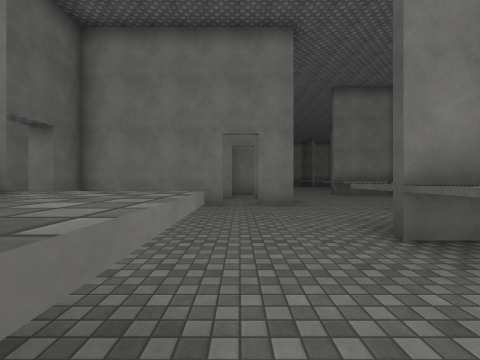
view 1 (above)

24 first-person views from a walk through a scene from a Unity 3-D project. The camera is 1.4 m above the floor, looks level and sees 90° across. The floor is counted in squares, 2 m on a side. Each view is taken from the middle of a square. On the plan, view 1 faces up. The plan holds only what a view shows up to about 9 squares ahead; the rest is blank. The place goes on beyond the plan. Surface patterns are stand-ins for the level's own textures.

view 2
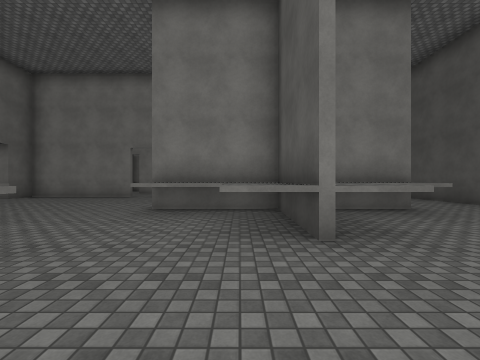

view 3
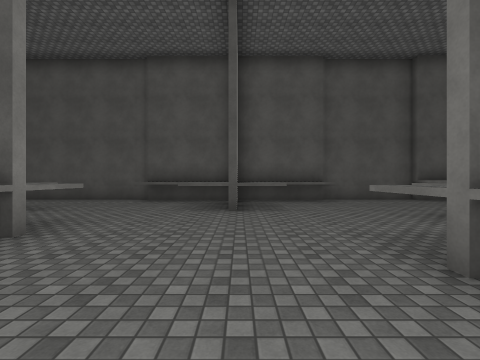

view 4
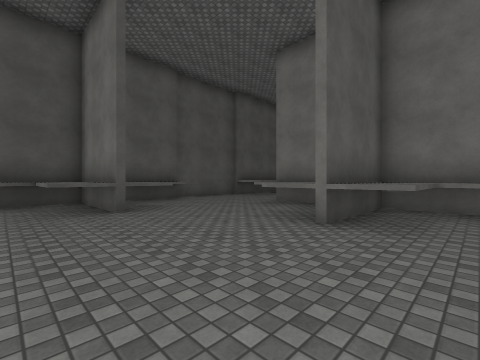

view 5
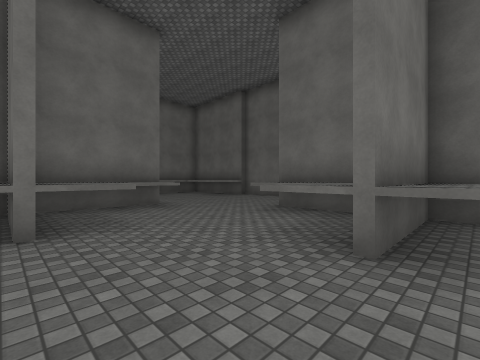

view 6
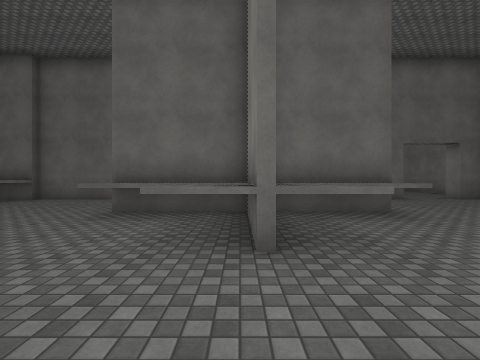

view 7
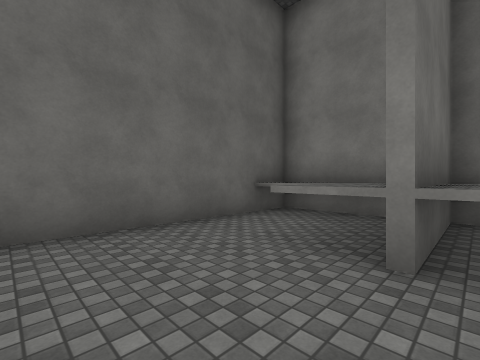

view 8
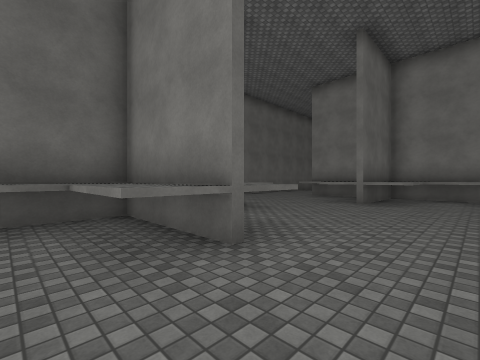

view 9
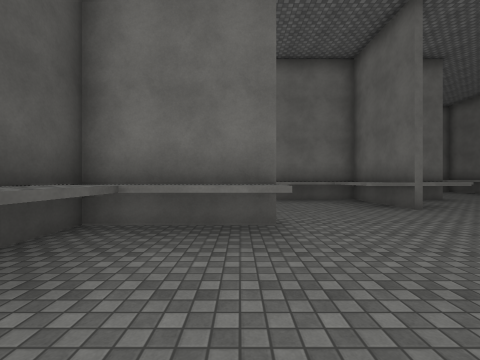

view 10
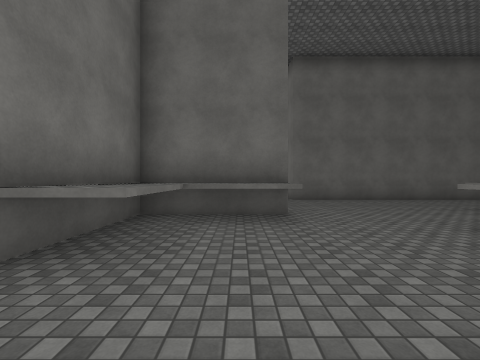

view 11
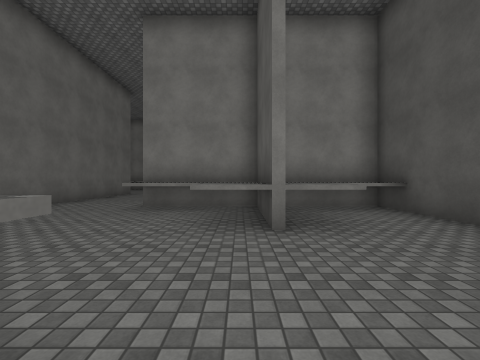

view 12
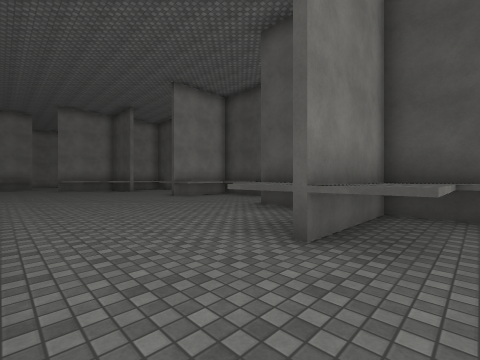

view 13
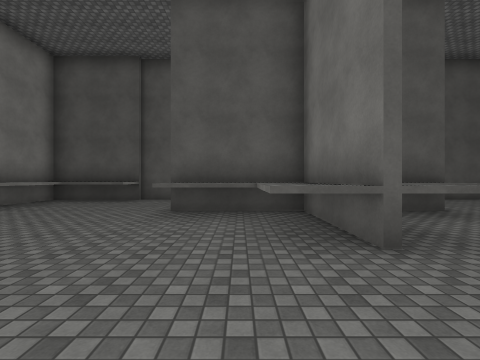

view 14
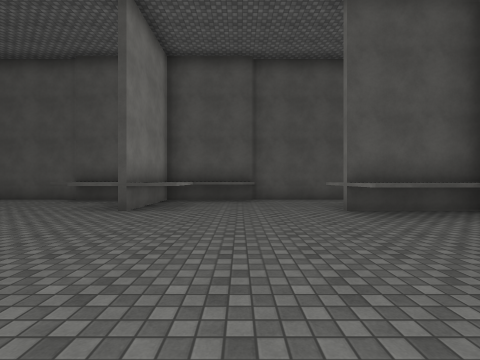

view 15
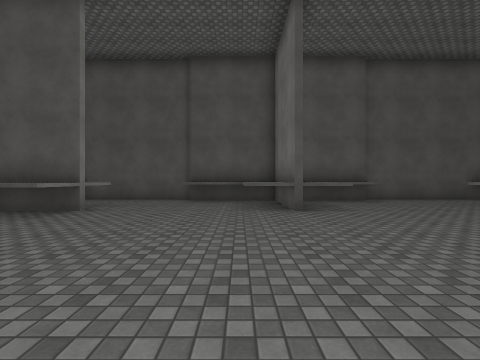

view 16
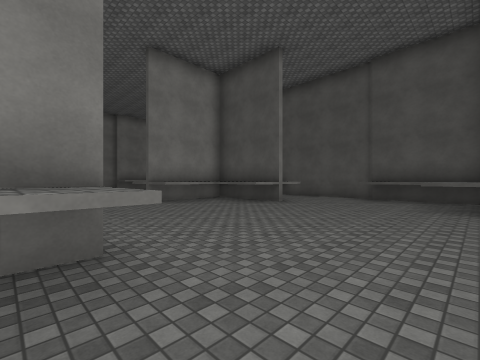

view 17
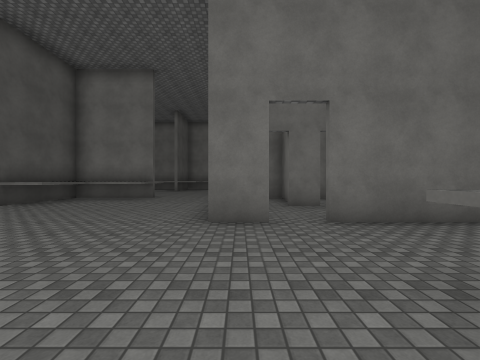

view 18
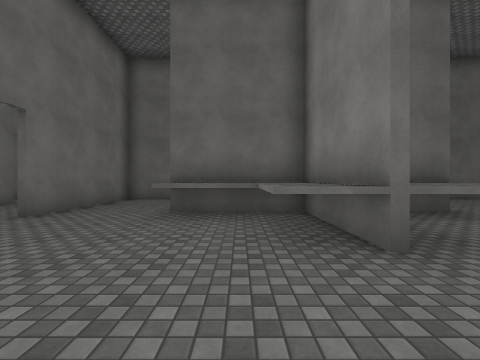

view 19
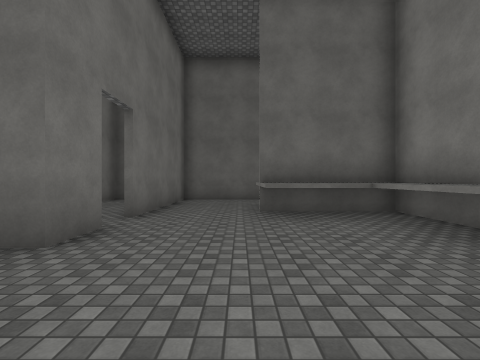

view 20
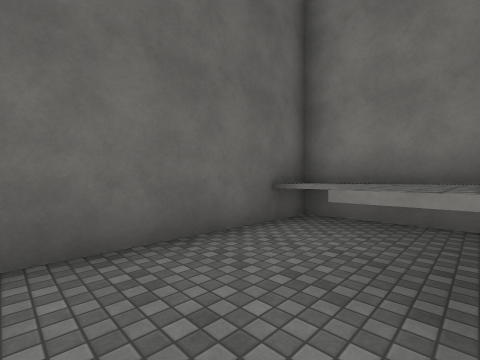

view 21
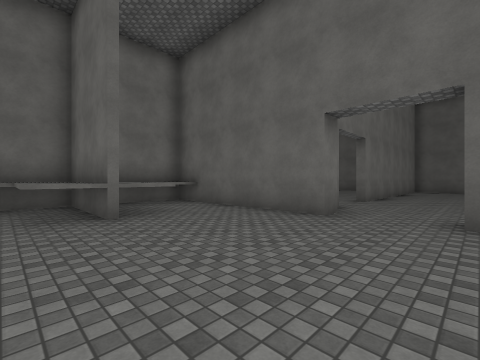

view 22
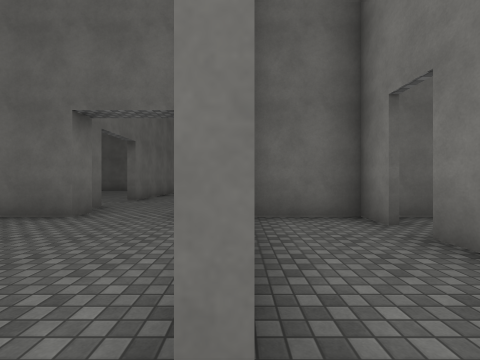

view 23
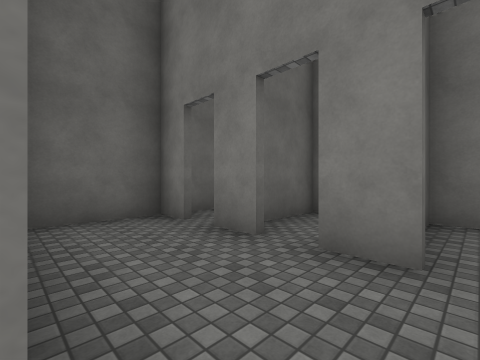

view 24
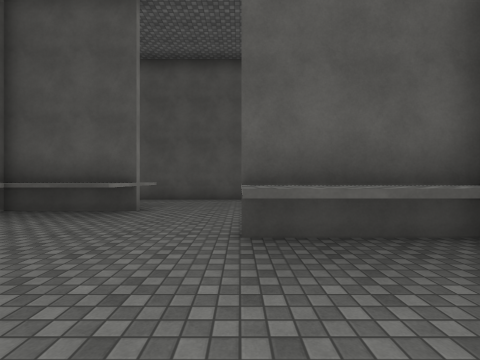

### Floor plan
Key: @ floor where view 1 was taken; # wall or solid block; . floor; ^ raised ledge.
Columns run from 11 left of view 1 to 11 right of it. Each row starts with its distance up from view 1.
 26               ....^^ .#
 25           ^. .....^^..#
 24            ...........#
 23       #^^^^^^.........#
 22       #^^^^^^........^^
 21       #..^^........^^ ^
 20       #..^^........^^^^
 19       #............^^ ^
 18       #..............^^
 17       #####..........^^
 16       # ....#.........#
 15       # ....#.........#
 14       #####.#.....^^..#
 13       # # #.#.....^^ .#
 12       # #####...^^^^  ^
 11       #####.#...^^^^^^^
 10       #####.#.....^^..#
  9    ########.#.....^^..#
  8       #.....#.........#
  7       #####.#.........#
  6 ......#........^.^....#
  5 ...............^^^....#
  4  ............^^^^^^^..#
  3  ##..##......^^^#^^^..#
  2       #......^^^^^^^..#
  1       #..^^....^^^....#
  0       #.. ^@...^.^...^^
 -1       #^^^^^^........^^
 -2       #^^^^^^......^^^^
 -3       #^^^^^^......^^^^
 -4       #..^^........^^ ^
 -5       #.......^^^....^#
 -6       #.......^^^....^#
 -7       #.....^^^^^^^...#
 -8       #.....^^^#^^^...#

Where each view was taken, in squares from view 1:
view 1: 0 up, 0 right, facing up
view 2: 3 down, 4 right, facing up
view 3: 3 down, 2 right, facing right
view 4: 1 down, 2 right, facing down-right
view 5: 1 down, 4 right, facing down-left
view 6: 2 down, 4 right, facing left
view 7: 7 down, 1 left, facing up-left
view 8: 1 up, 10 right, facing up-left
view 9: 1 up, 8 right, facing down
view 10: 5 up, 10 right, facing left
view 11: 5 up, 7 right, facing up
view 12: 10 up, 2 right, facing up-right
view 13: 13 up, 2 right, facing right
view 14: 17 up, 2 right, facing right
view 15: 21 up, 2 right, facing right
view 16: 20 up, 1 right, facing up-right
view 17: 21 up, 1 right, facing down
view 18: 21 up, 4 right, facing left
view 19: 19 up, 4 right, facing left
view 20: 18 up, 2 left, facing up-left
view 21: 6 up, 0 right, facing down-left
view 22: 7 up, 0 right, facing left
view 23: 7 up, 0 right, facing up-left
view 24: 6 up, 2 right, facing right
